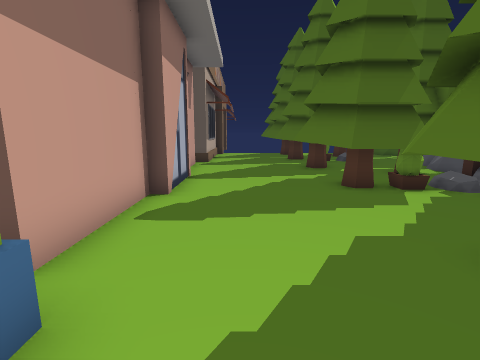
view 1 (above)

17 first-person views from a walk through a scene from a Unity 3-D project. The camera is 1.5 m above the floor, tilts 10° down and sees 85° across. The floor is counted in squares, 1 m on a side. Each view is taken from the middle of a square. On the plan, view 1 faces up. The plan holds only what a view shows up to about 14 squares ahead; the rest is blank. The place goes on beyond the plan. Some surface patterns are stand-ins.

view 2
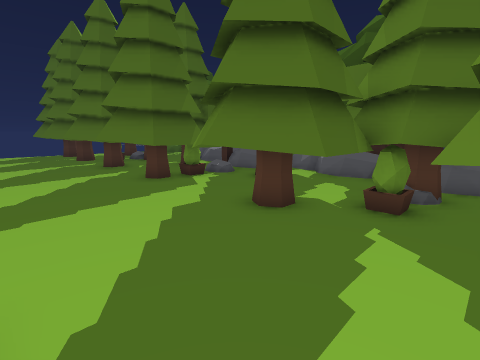

view 3
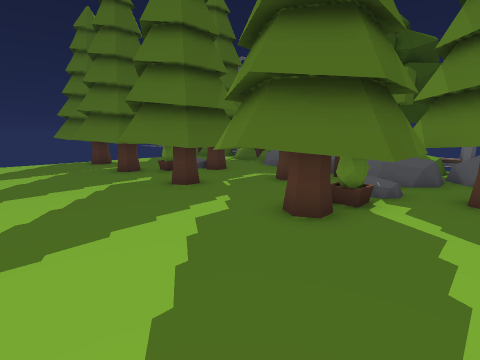

view 4
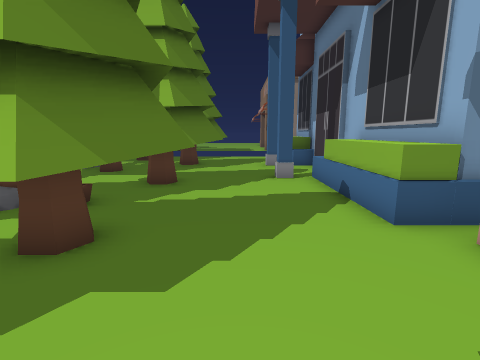

view 5
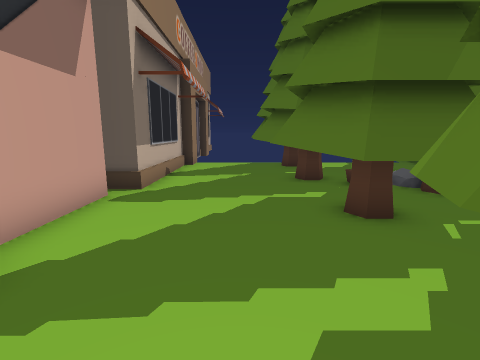

view 6
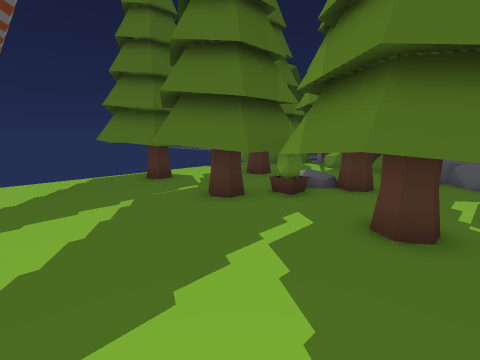

view 7
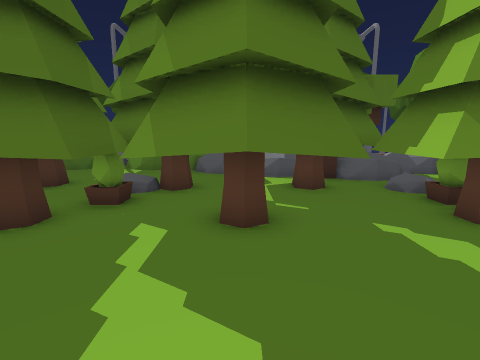

view 8
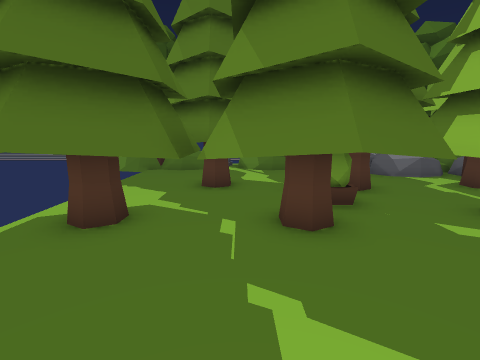

view 9
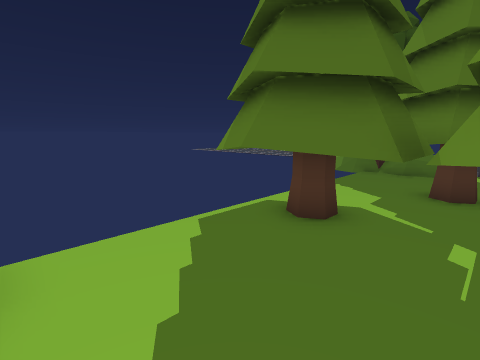

view 10
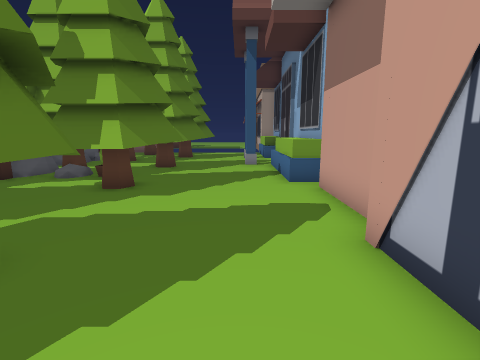

view 11
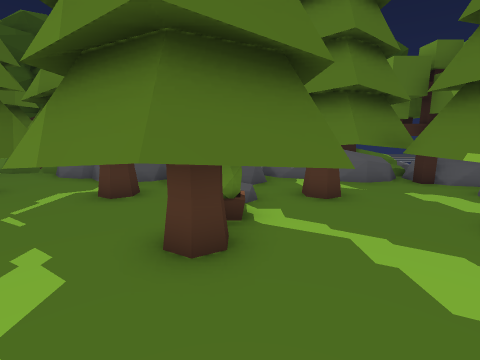

view 12
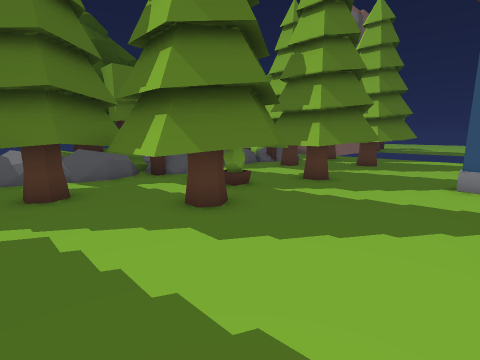

view 13
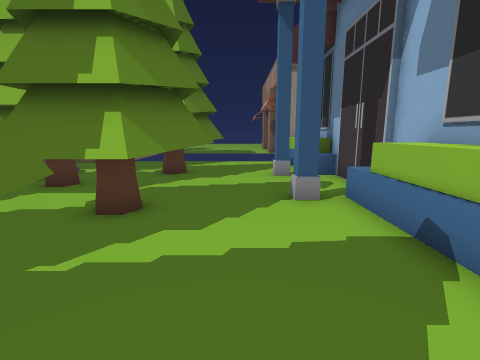

view 14
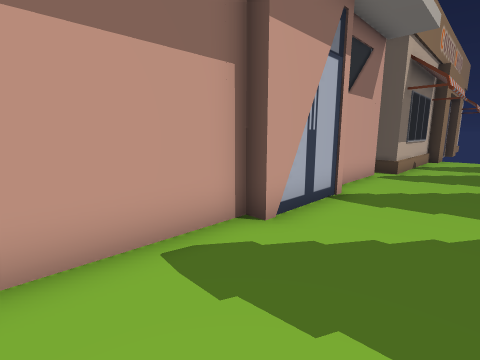

view 15
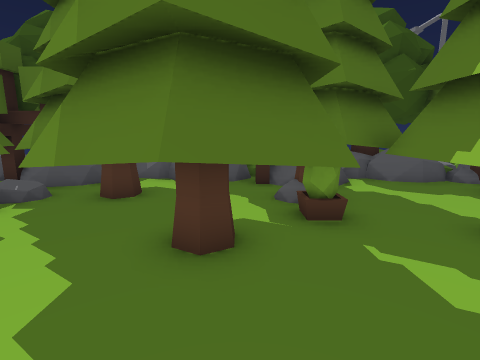

view 16
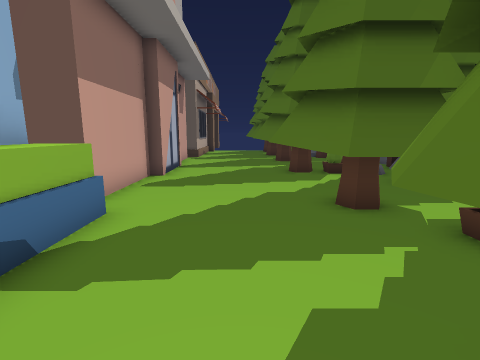

view 17
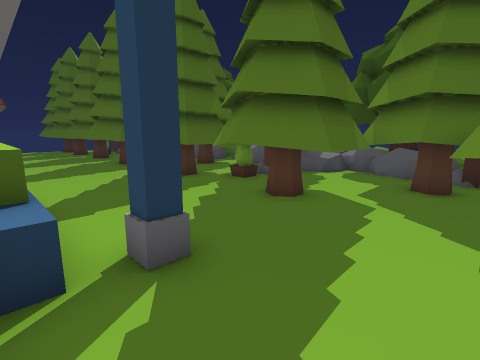

### Floor plan
Key: @ floor where view 1 was taken; # wall or solid block; . floor; O other object.
Columns run from 3 left of view 1 to 8 right of it. Each row starts with its distance up from view 1.
 21   #  OO
 20  ##..OO  ..
 19  #...OOO OO
 18  #...OOOOOO
 17  #...OOOOOO
 16  #...OOO OO
 15  #...OOOOO
 14 ##....O OO
 13  O...OOOOOO
 12  O...OOOOOO
 11  O...OOOOOOO
 10  O....OOOOOO
  9  O...OOOOOOO
  8  O...OOOO OO
  7  O...OOOOO O
  6  O...OOO OO
  5  O......OOO
  4  O....OOOOO
  3 OO...OOOOOOO
  2 OO...OOOOOOO
  1 OO....OO OOO
  0 OO.@...OOOOO
 -1 OO...OOOOO O
 -2 OO...OOOO..
 -3 OOOO.OOOOOOO
 -4 O.....OOOOOO
 -5 O.......OOOO
 -6 O....OOOO OO
 -7 OOOO.OOO  .O
 -8 OO...OO    O
 -9 OO ...
-10  O ....
-11  O ....

Positions as (right, up) in squares from view 1, and headings:
1: (0, 0), facing up
2: (-1, -1), facing up-right
3: (-1, 5), facing up-right
4: (1, 6), facing down
5: (1, 7), facing up
6: (-1, 11), facing up-right
7: (-1, 12), facing right
8: (-1, 17), facing right
9: (-1, 17), facing up-right
10: (0, 10), facing down
11: (0, 7), facing right
12: (-1, 6), facing down-right
13: (1, 3), facing down
14: (1, 3), facing up-left
15: (0, 2), facing right
16: (1, -3), facing up
17: (-2, -6), facing up-right
